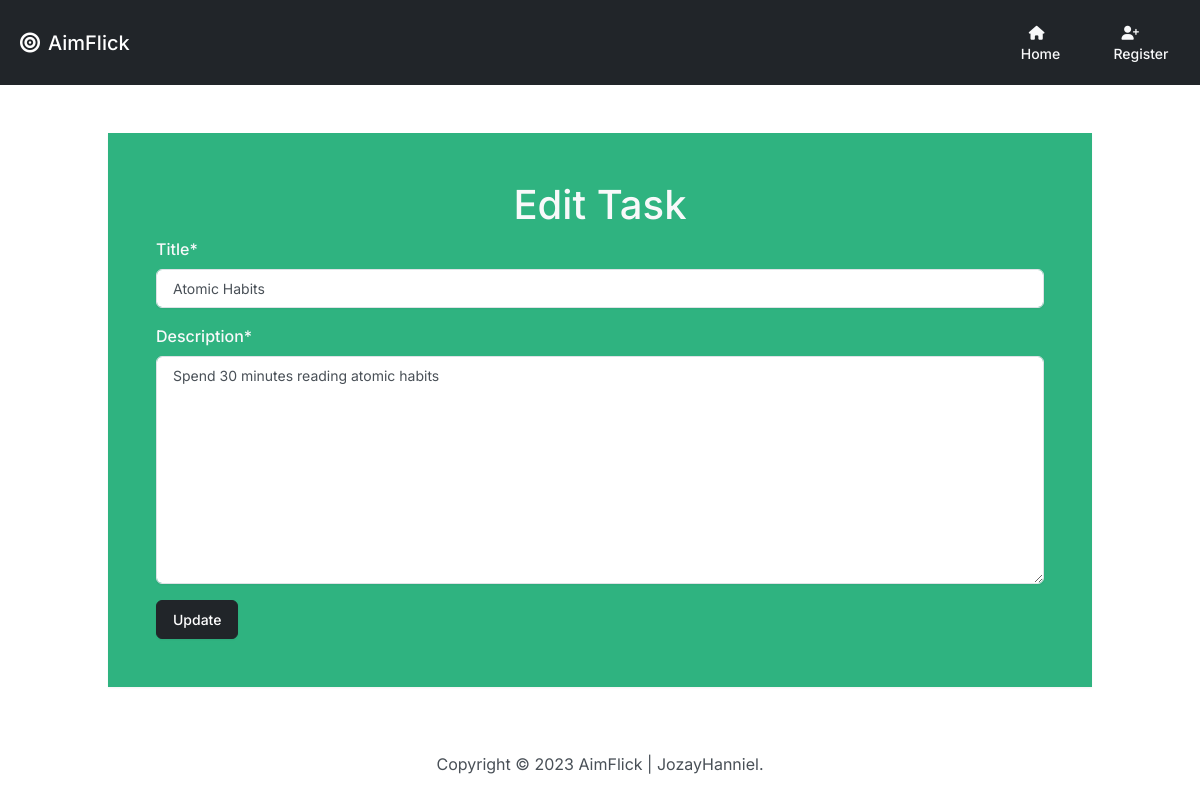
Screenshot of /edit/5 with the database file from the repository.
### tasks/models.py (models this page shows, shortened)
class Task(models.Model):
    title = models.CharField(max_length=200)
    description = models.CharField(max_length=255, default="Wash my clothes")
    completed = models.BooleanField(default=False)
    user = models.ForeignKey(User, on_delete=models.CASCADE)

### tasks/views.py (the view)
# urls.py: path("edit/<int:id>", views.edit, name="edit"),
def edit(request, id):
    if request.method == "POST":
        task_instance = Task.objects.get(pk=id)
        form = TaskForm(request.POST, instance=task_instance)
        if form.is_valid():
            form.save()
            return render(request, 'main/user/edit.html', {
                'form': form,
                'success': True
            })
    else:
        task_instance = Task.objects.get(pk=id)
        form = TaskForm(instance=task_instance)
        return render(request, 'main/user/edit.html', {
            'form': form
        })

### tasks/forms.py
class TaskForm(forms.ModelForm):
    class Meta:
        model = Task
        fields = ['title', 'description']
        labels = {
            'title' : 'Title',
            'description' : 'Description',
        }
        widgets = {
            'title' : forms.TextInput(attrs={'class': 'form-control'}),
            'description' : forms.Textarea(attrs={'class': 'form-control'}),
        }

### tasks/templates/main/user/edit.html
{%extends 'main/base.html'%} {% block title %} Add Task {% endblock %} {% load crispy_forms_tags %} {% block content %} {% if success %}
<div class="text-center m-5 p-5"></div>
<div class="alert alert-success mx-5 text-center" role="alert">
    Task updated successfully.
    <a href="{% url 'task_list' %}" class="alert-link">View Tasks</a>
</div>
</div>
{% else %}
<div class="mx-5 p-5">
    <form method="post" class="shadow bg-success text-light p-5">
        <h1 class="text-center text-light">
            Edit Task
        </h1>
        {% csrf_token %}{{form|crispy}}
        <button type="submit" class="btn btn-dark">Update</button>
    </form>
</div>
{% endif %} {% endblock %}

### rows the page displays
Task: title "Atomic Habits", description "Spend 30 minutes reading atomic habits"
